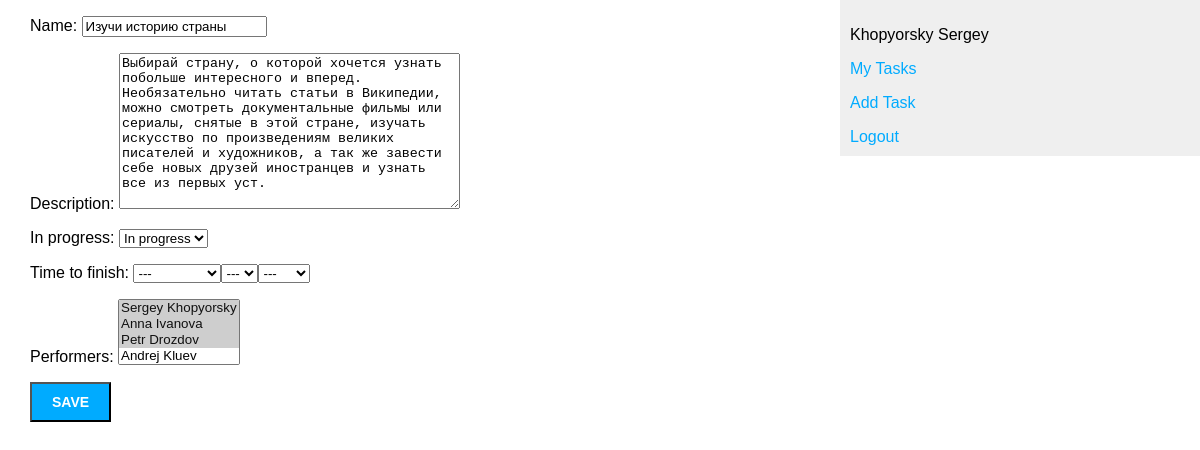
The page /task/izuchi-istoriju-strany/update/ (signed in) on the database its author committed.
### tasks/models.py (models this page shows, shortened)
class Task(models.Model):
    class Status(models.TextChoices):
        IN_PROGRESS = 'PROG', 'In progress'
        IDLE = 'IDLE', 'Idle'
    name = models.CharField(max_length=100)
    detailed_descr = models.TextField(null=True, blank=True, verbose_name='description')
    slug = models.SlugField(max_length=100, unique_for_date='time_created')
    in_progress = models.CharField(max_length=4,
                                   choices=Status.choices,
                                   default=Status.IN_PROGRESS)
    created_by = models.ForeignKey(get_user_model(),
                                   on_delete=models.CASCADE,
                                   related_name='created_tasks',
                                   related_query_name='created_task',
                                   null=True)
    time_created = models.DateTimeField(auto_now_add=True)
    time_updated = models.DateTimeField(auto_now=True)
    time_to_finish = models.DateTimeField(null=True, blank=True)
    performers = models.ManyToManyField(get_user_model(),
                                        related_name='tasks',
                                        related_query_name='task')
    tags = TaggableManager(blank=True, related_name='tasks')
    objects = models.Manager()
    class Meta:
        ordering = ['-time_created']
        indexes = [
            models.Index(fields=['slug', 'time_created'])
        ]

### tasks/views.py (the view)
# urls.py: path('<slug:task_slug>/update/', UpdateTaskView.as_view(), name='update'),
class UpdateTaskView(LoginRequiredMixin, UpdateView):
    model = Task
    slug_url_kwarg = 'task_slug'
    template_name = 'tasks/update_task.html'
    form_class = TaskForm
    def get_form_kwargs(self):
        kwargs = super().get_form_kwargs()
        kwargs['update'] = True
        return kwargs

### tasks/forms.py
class TaskForm(forms.ModelForm):
    current_year = date.today().year
    time_to_finish = forms.DateTimeField(widget=forms.SelectDateWidget(
        years=(range(current_year, current_year + 5))),
        required=False)
    performers = forms.ModelMultipleChoiceField(required=False, label='Assistants', queryset=None)
    class Meta:
        model = Task
        fields = [
            'name',
            'detailed_descr',
            'in_progress',
            'time_to_finish',
            'performers',
            'tags'
        ]
    def __init__(self, *args, **kwargs):
        user = kwargs.pop('user') if 'user' in kwargs else None
        update = kwargs.pop('update') if 'update' in kwargs else None
        super(TaskForm, self).__init__(*args, **kwargs)
        if user:
            self.fields['performers'].queryset = get_user_model().objects.exclude(pk=user.pk)
        else:
            self.fields['performers'].queryset = get_user_model().objects.all()
        self.fields['performers'].label_from_instance = lambda obj: f"{obj.first_name} {obj.last_name}"
        if update:
            self.fields['performers'].label = 'Performers'

### templates/tasks/update_task.html (shortened to what this page needs)
{% extends 'base.html' %}
{%  block content %}
    <form method="post">
        {{ form.as_p }}
        <input type="submit" value="Save">
    </form>
{%  endblock content %}

### templates/base.html (shortened to what this page needs)
{%  load static %}
<!DOCTYPE html>
<html>
<head>
    <link href="{% static 'css/tasks.css' %}" rel="stylesheet">
</head>
<body>
    <div id="content">
    {% block content %}
    {% endblock content %}
    </div>
    <div id="sidebar">
        {% if user.is_authenticated %}
            <p>{{ user.last_name }} {{ user.first_name }}</p>
            <p><a href="{% url 'tasks:tasks' %}">My Tasks</a></p>
            <p><a href="{% url 'tasks:add_task' %}">Add Task</a></p>
            <form method="post" action="{%  url 'users:logout' %}">
                <a href="#" onclick="parentNode.submit();">Logout</a>
            </form>
        {% else %}
            <p>
            You should <a href="{% url 'users:login' %}">log in</a> or
            <a href="{%  url 'users:signup' %}">sign up</a>.
            </p>
        {% endif %}
    </div>
</body>
</html>

### static/css/tasks.css (style rules this page uses)
body { margin: 0; padding: 0; font-family: helvetica, sans-serif; }
a { color: #00abff; text-decoration: none; }
#content { float: left; width: 60%; padding: 0 0 0 30px; }
#sidebar { float: right; width: 30%; padding: 10px; background: #efefef; height: 100%; }
input[type=submit] { font-weight: bold; background: #00abff; color: #fff; padding: 10px 20px; font-size: 14px; text-transform: uppercase; }
* { box-sizing: border-box; }

### rows shown on the page
Task: name "Изучи историю страны", detailed_descr "Выбирай страну, о которой хочется узнать побольше интересного и вперед. Необязательно читать статьи в Википедии, можно смотреть документальные фильмы или сериалы, снятые в этой стране, изучать искусство по произведениям великих писателей и художников, а так же завести себе новых друзей иностранцев и узнать все из первых уст.", in_progress "In progress"

### other values the page prints
{{ user.last_name }} "Khopyorsky"
{{ user.first_name }} "Sergey"
